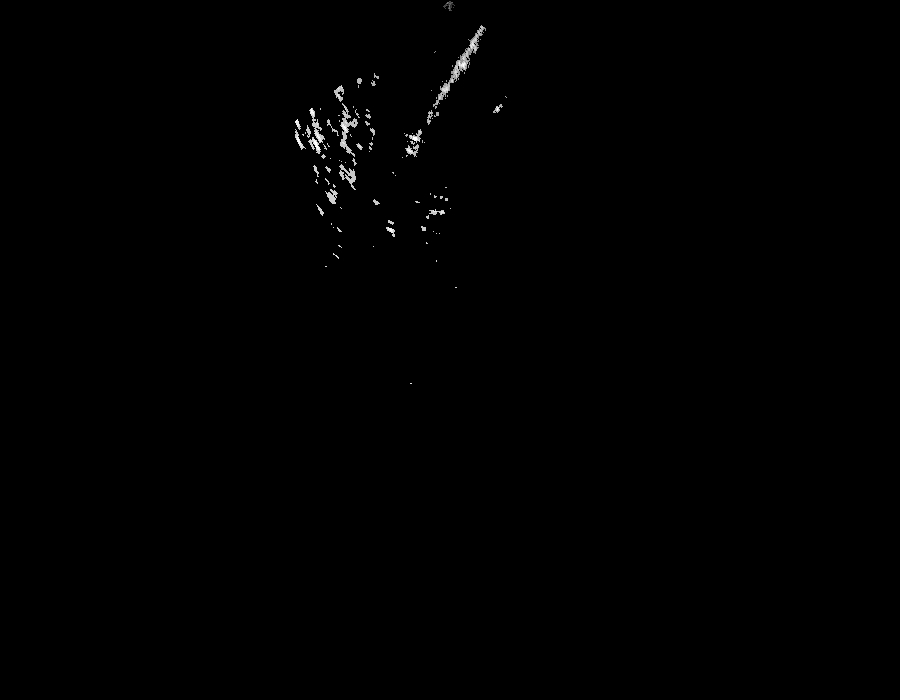
#> input picture current_frame.png, 900 x 700 px; its folder holds only this picture in this run
$ python -i image_analysis_utils.py   (imports and definitions only)   (older library calls are emulated)
#> lines starting #> are read from the running program, lines starting #| are printed output that depends on the picture; after the words box and inside, x2 and y2 are one past the last pixel; in counts of white or black regions, pixels touching at a corner belong together
from __future__ import annotations
from pathlib import Path
from typing import List, Dict, Tuple, Optional
import json
import numpy as np
import pandas as pd
import cv2
import matplotlib.pyplot as plt
from scipy.signal import savgol_filter
from scipy.ndimage import uniform_filter1d

# ============================ CONFIG (unchanged structure) ============================

IMAGE_PROCESSING_CONFIG = {
    'use_momentum_merging': True,
    'momentum_search_radius': 3,
    'momentum_threshold': 0.1,
    'momentum_decay': 0.9,
    'momentum_boost': 5.0,
    'blur_kernel_size': (31, 31),
    'canny_low_threshold': 40,
    'canny_high_threshold': 120,
    'min_contour_area': 100,
    'morph_close_kernel': 5,
    'edge_dilation_iterations': 2,
}

ELONGATION_CONFIG = {
    'aspect_ratio_weight': 0.4,
    'ellipse_elongation_weight': 0.7,
    'solidity_weight': 0.1,
    'extent_weight': 0.0,
    'perimeter_weight': 0.0,
}

TRACKING_CONFIG = {
    'aoi_boost_factor': 1000.0,
    'aoi_expansion_pixels': 10,
}

VIDEO_CONFIG = {
    'fps': 15,
    'show_all_contours': True,
    'show_ellipse': True,
    'show_bounding_box': True,
    'text_scale': 0.6,
}

# ============================ NPZ I/O ============================

# [55 lines left out: function load_cone_run_npz, not called in this run]


def get_available_npz_files(npz_dir: str = "exports/outputs") -> List[Path]:
    npz_dir = Path(npz_dir)
    return list(npz_dir.glob("*_cones.npz")) if npz_dir.exists() else []


# [14 lines left out: function list_npz_files, not called in this run]

# ============================ Small utilities ============================

def to_uint8_gray(frame01: np.ndarray) -> np.ndarray:
    return (np.clip(frame01, 0, 1) * 255).astype(np.uint8)

# [37 lines left out: functions elapsed_seconds_from_timestamps, apply_smoothing, not called in this run]

def contour_rect(contour) -> Tuple[int,int,int,int]:
    x, y, w, h = cv2.boundingRect(contour)
    return x, y, w, h

# [4 lines left out: function rects_overlap, not called in this run]

# ============================ Momentum vs Blur (shared) ============================

def directional_momentum_merge(frame, search_radius=3, momentum_threshold=0.2,
                               momentum_decay=0.8, momentum_boost=1.5):
    if search_radius <= 2:
        return fast_directional_enhance(frame, momentum_threshold, momentum_boost)

    result = frame.astype(np.float32)
    grad_x = cv2.Sobel(frame, cv2.CV_32F, 1, 0, ksize=3)
    grad_y = cv2.Sobel(frame, cv2.CV_32F, 0, 1, ksize=3)
    energy_map = np.sqrt(grad_x**2 + grad_y**2) / 255.0
    if np.max(energy_map) < momentum_threshold:
        return frame

    kernel_size = 5
    center = 2
    h_kernel = np.zeros((kernel_size, kernel_size), dtype=np.float32); h_kernel[center, :] = [0.1, 0.2, 0.4, 0.2, 0.1]
    v_kernel = np.zeros_like(h_kernel); v_kernel[:, center] = [0.1, 0.2, 0.4, 0.2, 0.1]
    d1_kernel = np.zeros_like(h_kernel); d2_kernel = np.zeros_like(h_kernel)
    for i in range(kernel_size):
        d1_kernel[i, i] = 0.2
        d2_kernel[i, kernel_size-1-i] = 0.2
    d1_kernel[center, center] = 0.4; d2_kernel[center, center] = 0.4

    responses = [
        cv2.filter2D(result, -1, h_kernel),
        cv2.filter2D(result, -1, v_kernel),
        cv2.filter2D(result, -1, d1_kernel),
        cv2.filter2D(result, -1, d2_kernel),
    ]
    enhanced = np.maximum.reduce(responses)
    boost_factor = 1.0 + momentum_boost * np.clip(energy_map, 0, 1)
    result = enhanced * boost_factor
    return np.clip(result, 0, 255).astype(np.uint8)

# [12 lines left out: function fast_directional_enhance, not called in this run]

def prepare_input_gray(frame_u8: np.ndarray, cfg=IMAGE_PROCESSING_CONFIG) -> np.ndarray:
    if cfg.get('use_momentum_merging', True):
        return directional_momentum_merge(
            frame_u8,
            search_radius=cfg.get('momentum_search_radius', 3),
            momentum_threshold=cfg.get('momentum_threshold', 0.2),
            momentum_decay=cfg.get('momentum_decay', 0.8),
            momentum_boost=cfg.get('momentum_boost', 1.5),
        )
    else:
        k = cfg.get('blur_kernel_size', (15, 15))
        return cv2.GaussianBlur(frame_u8, k, 0)

def preprocess_edges(frame_u8: np.ndarray, cfg=IMAGE_PROCESSING_CONFIG) -> Tuple[np.ndarray, np.ndarray]:
    proc = prepare_input_gray(frame_u8, cfg)
    edges = cv2.Canny(proc, cfg.get('canny_low_threshold', 50), cfg.get('canny_high_threshold', 150))
    mks = int(cfg.get('morph_close_kernel', 0))
    dil = int(cfg.get('edge_dilation_iterations', 0))
    out = edges
    if mks > 0:
        kernel = cv2.getStructuringElement(cv2.MORPH_ELLIPSE, (mks, mks))
        out = cv2.morphologyEx(out, cv2.MORPH_CLOSE, kernel)
    if dil > 0:
        kernel2 = cv2.getStructuringElement(cv2.MORPH_ELLIPSE, (2, 2))
        out = cv2.dilate(out, kernel2, iterations=dil)
    return edges, out

# ============================ Contour features & scoring ============================

def compute_contour_features(contour) -> Dict[str, float]:
    area = float(cv2.contourArea(contour))
    x, y, w, h = contour_rect(contour)
    ar = (max(w, h) / max(1, min(w, h))) if min(w, h) > 0 else 0.0

    hull = cv2.convexHull(contour)
    hull_area = float(cv2.contourArea(hull))
    solidity = (area / hull_area) if hull_area > 0 else 0.0

    rect_area = float(w * h)
    extent = (area / rect_area) if rect_area > 0 else 0.0

    # ellipse elongation
    if len(contour) >= 5:
        try:
            _, (minor, major), _ = cv2.fitEllipse(contour)
            ell = (major / minor) if minor > 0 else ar
        except Exception:
            ell = ar
    else:
        ell = ar

    # straightness via line fit
    straight = 1.0
    if len(contour) >= 10:
        try:
            pts = contour.reshape(-1, 2).astype(np.float32)
            vx, vy, x0, y0 = cv2.fitLine(pts, cv2.DIST_L2, 0, 0.01, 0.01)
            a, b, c = float(vy), float(-vx), float(vx * y0 - vy * x0)
            denom = np.sqrt(a*a + b*b) + 1e-12
            dists = np.abs(a*pts[:, 0] + b*pts[:, 1] + c) / denom
            avgd = float(np.mean(dists))
            maxd = max(w, h) * 0.1
            straight = max(0.1, 1.0 - (avgd / max(maxd, 1.0)))
        except Exception:
            straight = 0.5

    return {
        'area': area,
        'aspect_ratio': ar,
        'solidity': solidity,
        'extent': extent,
        'ellipse_elongation': ell,
        'straightness': straight,
        'rect': (x, y, w, h),
    }

def score_contour(feat: Dict[str, float], w=ELONGATION_CONFIG) -> float:
    comp = (
        feat['aspect_ratio'] * w['aspect_ratio_weight'] +
        feat['ellipse_elongation'] * w['ellipse_elongation_weight'] +
        (1 - feat['solidity']) * w['solidity_weight'] +
        feat['extent'] * w['extent_weight'] +
        min(feat['aspect_ratio'] / 10.0, 0.5) * w['perimeter_weight']
    )
    comp *= (0.5 + 1.5 * feat['straightness'])  # straightness boost
    return float(feat['area'] * comp)

def select_best_contour(contours, cfg_img=IMAGE_PROCESSING_CONFIG, cfg_track=TRACKING_CONFIG,
                        aoi: Optional[Tuple[int,int,int,int]] = None) -> Tuple[Optional[np.ndarray], Optional[Dict]]:
    min_area = float(cfg_img.get('min_contour_area', 100))
    boost = float(cfg_track.get('aoi_boost_factor', 1.0))
    best, best_feat, best_score = None, None, 0.0
    aoi_count, total = 0, 0

    for c in contours or []:
        area = cv2.contourArea(c)
        if area < min_area:
            continue
        total += 1
        feat = compute_contour_features(c)
        s = score_contour(feat)
        if aoi is not None and rects_overlap(feat['rect'], aoi):
            s *= boost
            aoi_count += 1
        if s > best_score:
            best, best_feat, best_score = c, feat, s

    stats = {'total_contours': total, 'aoi_contours': aoi_count, 'best_score': best_score}
    return best, (best_feat or {}), stats

# ============================ Public: distance+angle extraction ============================

# [17 lines left out: functions _distance_angle_from_contour, get_red_line_distance_and_angle, not called in this run]

# ============================ Public: per-frame processing (video overlay) ============================

def process_frame_for_video(frame_u8: np.ndarray, prev_aoi: Optional[Tuple[int,int,int,int]] = None):
    # edge pipeline
    edges_raw, edges_proc = preprocess_edges(frame_u8, IMAGE_PROCESSING_CONFIG)
    contours, _ = cv2.findContours(edges_proc, cv2.RETR_LIST, cv2.CHAIN_APPROX_SIMPLE)

    # AOI expansion
    aoi = None
    if prev_aoi is not None:
        ax, ay, aw, ah = prev_aoi
        exp = int(TRACKING_CONFIG.get('aoi_expansion_pixels', 10))
        H, W = frame_u8.shape[:2]
        aoi = (max(0, ax-exp), max(0, ay-exp),
               min(W - max(0, ax-exp), aw + 2*exp),
               min(H - max(0, ay-exp), ah + 2*exp))

    # choose contour
    best, feat, stats = select_best_contour(contours, IMAGE_PROCESSING_CONFIG, TRACKING_CONFIG, aoi)

    # draw
    out = cv2.cvtColor(frame_u8, cv2.COLOR_GRAY2BGR)
    if VIDEO_CONFIG.get('show_all_contours', True) and contours:
        cv2.drawContours(out, contours, -1, (255, 200, 100), 1)

    # draw AOI box (expanded)
    if aoi is not None:
        ex, ey, ew, eh = aoi
        cv2.rectangle(out, (ex, ey), (ex+ew, ey+eh), (0, 255, 255), 1)
        cv2.putText(out, 'AOI', (ex + 5, ey + 20),
                    cv2.FONT_HERSHEY_SIMPLEX, VIDEO_CONFIG['text_scale'], (0,255,255), 1)

    next_aoi, status = prev_aoi, "LOST"
    if best is not None:
        cv2.drawContours(out, [best], -1, (0, 255, 0), 2)
        x, y, w, h = feat['rect']
        if VIDEO_CONFIG.get('show_bounding_box', True):
            cv2.rectangle(out, (x,y), (x+w, y+h), (0,0,255), 1)
        next_aoi = (x, y, w, h)
        if VIDEO_CONFIG.get('show_ellipse', True) and len(best) >= 5:
            try:
                ellipse = cv2.fitEllipse(best)
                cv2.ellipse(out, ellipse, (255, 0, 255), 1)
                # 90°-rotated major-axis line (red)
                (cx, cy), (minor, major), ang = ellipse
                ang_r = np.radians(ang + 90.0)
                half = major * 0.5
                p1 = (int(cx + half*np.cos(ang_r)), int(cy + half*np.sin(ang_r)))
                p2 = (int(cx - half*np.cos(ang_r)), int(cy - half*np.sin(ang_r)))
                cv2.line(out, p1, p2, (0,0,255), 2)
            except Exception:
                pass
        # text & status
        cv2.putText(out, f'Area: {feat.get("area",0):.0f}', (10, 30),
                    cv2.FONT_HERSHEY_SIMPLEX, VIDEO_CONFIG['text_scale'], (255,255,255), 2)
        cv2.putText(out, f'Score: {stats.get("best_score",0):.0f}', (10, 50),
                    cv2.FONT_HERSHEY_SIMPLEX, VIDEO_CONFIG['text_scale'], (255,255,255), 2)
        status = "TRACKED" if (aoi and rects_overlap(feat['rect'], aoi)) else "NEW"
    else:
        # dashed "searching" box if we had a previous AOI
        if prev_aoi is not None:
            ax, ay, aw, ah = prev_aoi
            dash, gap = 10, 5
            for X in range(ax, ax+aw, dash+gap):
                cv2.line(out, (X, ay), (min(X+dash, ax+aw), ay), (0, 100, 255), 2)
                cv2.line(out, (X, ay+ah), (min(X+dash, ax+aw), ay+ah), (0, 100, 255), 2)
            for Y in range(ay, ay+ah, dash+gap):
                cv2.line(out, (ax, Y), (ax, min(Y+dash, ay+ah)), (0, 100, 255), 2)
                cv2.line(out, (ax+aw, Y), (ax+aw, min(Y+dash, ay+ah)), (0, 100, 255), 2)
            cv2.putText(out, 'SEARCHING', (ax+5, ay+ah-10),
                        cv2.FONT_HERSHEY_SIMPLEX, VIDEO_CONFIG['text_scale'], (0,100,255), 2)

    status_colors = {"TRACKED": (0,255,0), "NEW": (0,165,255), "LOST": (0,100,255)}
    cv2.putText(out, status, (10, 70),
                cv2.FONT_HERSHEY_SIMPLEX, VIDEO_CONFIG['text_scale'], status_colors[status], 2)

    info_y = out.shape[0] - 40
    s = VIDEO_CONFIG['text_scale'] * 0.8
    cv2.putText(out, f'Total: {stats.get("total_contours",0)}', (10, info_y),
                cv2.FONT_HERSHEY_SIMPLEX, s, (255,255,255), 1)
    cv2.putText(out, f'In AOI: {stats.get("aoi_contours",0)}', (10, info_y+15),
                cv2.FONT_HERSHEY_SIMPLEX, s, (255,255,255), 1)

    return out, next_aoi

# ============================ Public: analysis over time (deduped) ============================

# [420 lines left out: functions analyze_red_line_distance_over_time, plot_time_based_analysis, plot_real_world_distance_analysis, compare_sonar_vs_dvl, basic_image_processing_pipeline, visualize_processing_steps and 4 more, not called in this run]

>>> import cv2
>>> picture = cv2.imread('../current_frame.png')
#> picture is the input picture: shape (700, 900, 3); min 0, max 255, mean 0.8
>>> result = process_frame_for_video(picture)
#> in directional_momentum_merge, `grad_x = cv2.Sobel(frame, cv2.CV_32F, 1, 0, ksize=3)`:
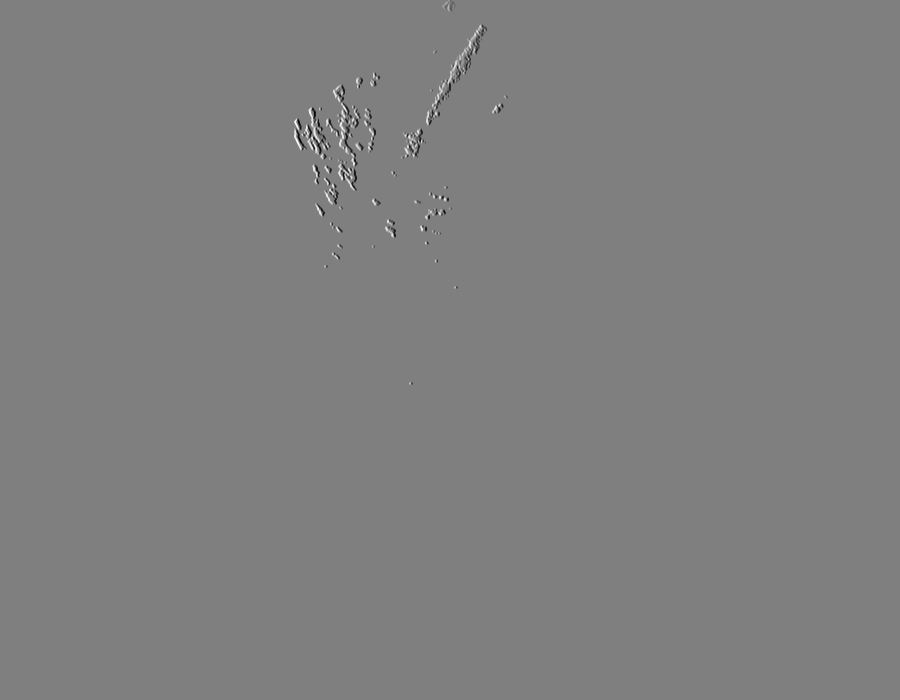
#> grad_x: shape (700, 900, 3) float32; min -1001, max 1002, mean 0; drawn with min black and max white
#> in preprocess_edges, `edges = cv2.Canny(proc, cfg.get('canny_low_threshold', 50), cfg.get('c..`:
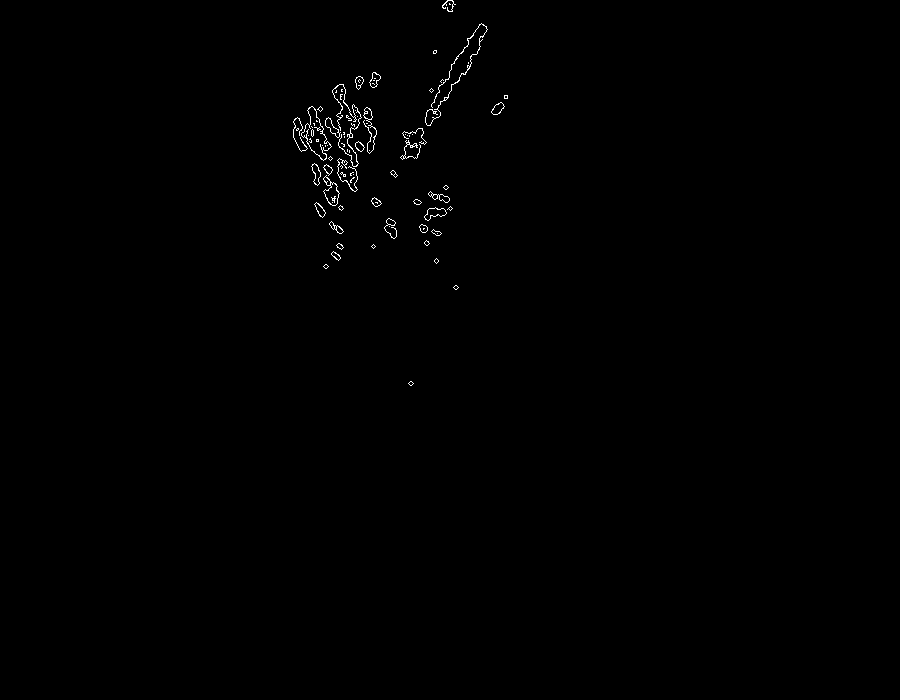
#> edges: shape (700, 900); 0.37% white in thin lines or dots, all inside (x1, y1, x2, y2) = (293, 0, 508, 386)
#> in preprocess_edges, `out = cv2.morphologyEx(out, cv2.MORPH_CLOSE, kernel)`:
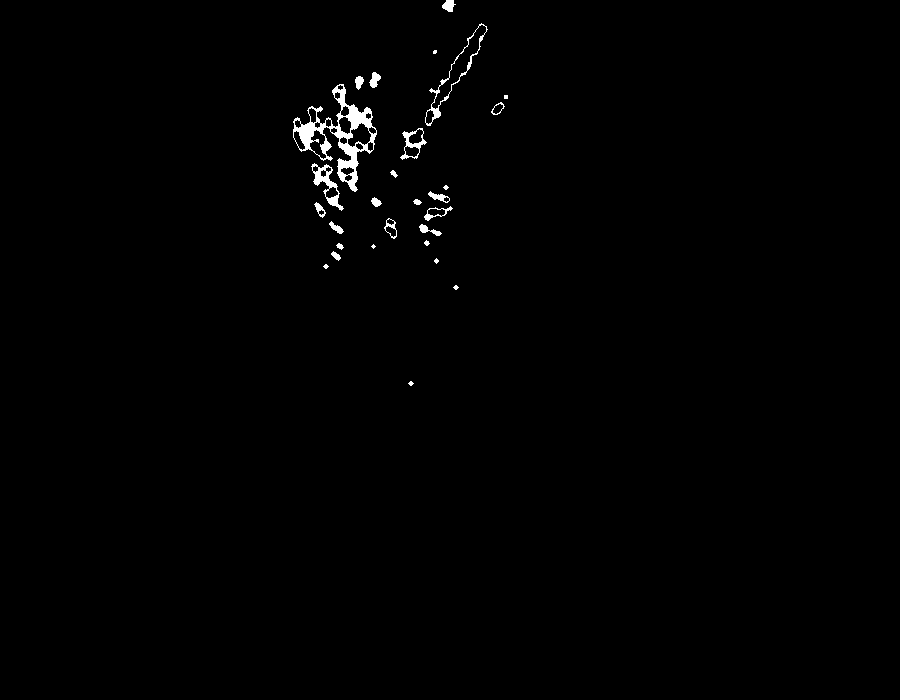
#> out: shape (700, 900); 0.75% white; 28 white regions (8 under 20 px), largest, box (x1, y1, x2, y2) and area: (293, 84, 377, 192) 2279, (425, 23, 488, 126) 450, (311, 163, 344, 211) 444
#> in preprocess_edges, `out = cv2.dilate(out, kernel2, iterations=dil)`:
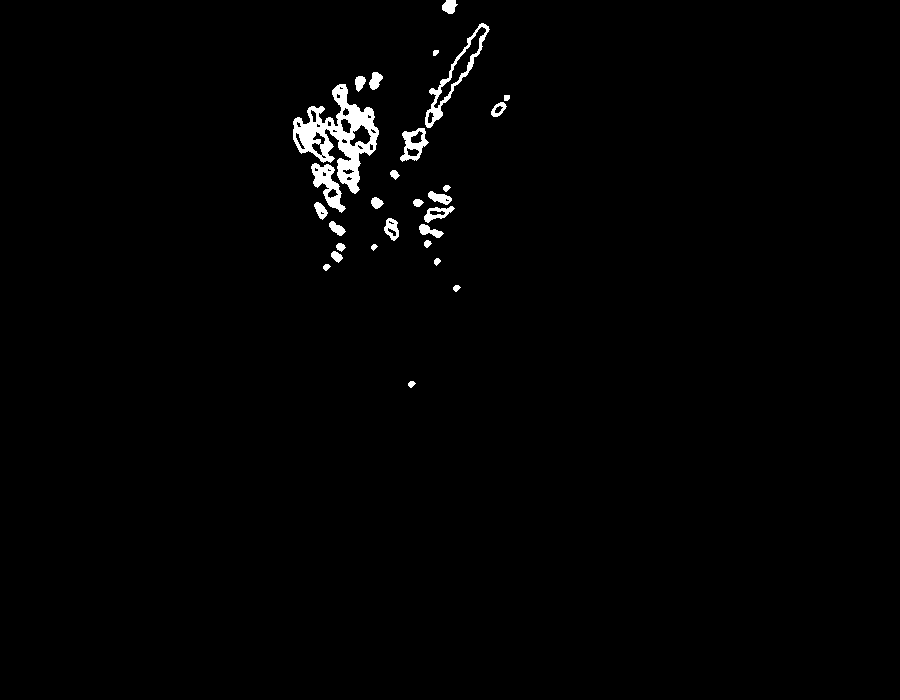
#> out: shape (700, 900); 1.3% white; 28 white regions
#> in process_frame_for_video, `contours, _ = cv2.findContours(edges_proc, cv2.RETR_LIST, cv2.CHAIN_AP..`: contours = 63 contours, 17 with area under 20; largest, box (x1, y1, x2, y2) and area: (293, 84, 379, 194) 3994, (425, 23, 490, 128) 1547, (433, 26, 487, 109) 780, (311, 163, 346, 213) 712, (400, 128, 429, 162) 562
#> the loop in select_best_contour, `for c in contours or []:` made 63 passes
#> (ar in compute_contour_features, hull_area in compute_contour_features, solidity in compute_contour_features) on passes 10, 16, 30, 57: (1.79, 193, 0.764), (1.82, 299, 0.819), (1.43, 964, 0.738), (1.28, 5950.5, 0.671)
#> (s, best_score) on passes 61 to 62: (6182.6, 6182.6), (8139.5, 8139.5)
#> after the loop in select_best_contour, `for c in contours or []:`: aoi_count = 0; best = contour of 138 points, box (x1, y1, x2, y2) (425, 23, 490, 128), area 1547; best_score = 8139.5; total = 18
#> in select_best_contour, `stats = {'total_contours': total, 'aoi_contours': aoi_count, 'best_sco..`: stats = {'total_contours': 18, 'aoi_contours': 0, 'best_score': 8139.5}
#> in process_frame_for_video, `best, feat, stats = select_best_contour(contours, IMAGE_PROCESSING_CON..`: feat = {'area': 1547, 'aspect_ratio': 1.62, 'solidity': 0.711, 'extent': 0.227, 'ellipse_elongation': 6.01, 'straightness': 0.385, 'rect': (425, 23, 65, 105)}
#> (the run stopped early here; a loop or call above may not have finished)
